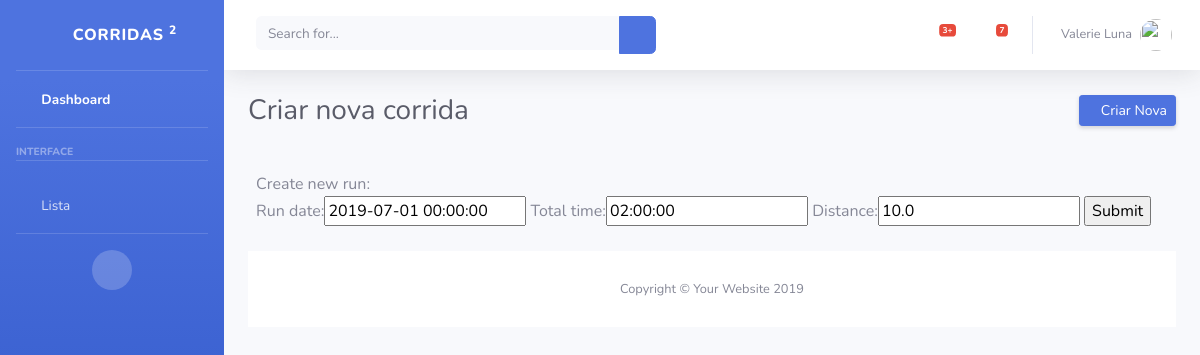
Screenshot of /edit/16 with the database file from the repository.
### core/models.py (models this page shows)
class Run(models.Model):
    id_run = models.AutoField(primary_key=True)
    run_date = models.DateTimeField(default=timezone.now)
    created_date = models.DateTimeField( default=timezone.now)
    total_time = models.CharField(max_length=200)
    distance = models.FloatField()
    class Meta:
        verbose_name = 'Corrida'
        verbose_name_plural = 'Corridas'

### core/views.py (the view, shortened to what this page needs)
# urls.py: path('edit/<int:pk>', views.RunUpdate.as_view(), name='run_edit'),
class RunUpdate(UpdateView):
    model = Run
    fields = ['id_run', 'run_date', 'run_date', 'total_time', 'distance']

### core/templates/core/run_form.html (shortened to what this page needs)
{% extends 'base.html' %}
{% block content %}
<div class="d-sm-flex align-items-center justify-content-between mb-4">
    <h1 class="h3 mb-0 text-gray-800">Criar nova corrida</h1>
    <a href="{% url 'run_form'%}" class="d-none d-sm-inline-block btn btn-sm btn-primary shadow-sm"><i
            class="fas fa-download fa-sm text-white-50"></i> Criar Nova</a>
</div>
<div class="row">
    <div class="card-body">
        Create new run:
        <form method="post">
            {{ form.as_table  }}
            <input type="submit" value="Submit" />
        </form>
    </div>
    {% endblock %}

### rows the page displays
Run: run_date "2019-07-01 00:00:00", total_time "02:00:00", distance "10.0"
